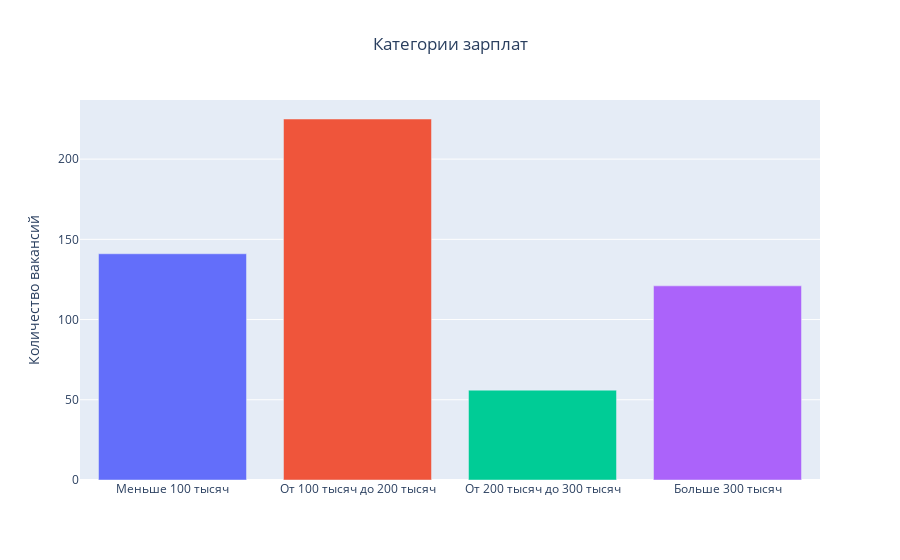

Notebook code for this chart:
### Code cell
fig = px.bar(sal_piv, x=sal_piv.index, y="count",
             title="Категории зарплат", color=sal_piv.index)
fig.update_yaxes(title='Количество вакансий')
fig.update_xaxes(title='')
fig.update_layout(title_x=0.5, showlegend=False)
fig.show()

### Figure 1 — Plotly figure (JSON) as saved in the notebook; plotly's stock layout.template omitted (floating-point values rounded to 4 significant figures)
{"data": [{"alignmentgroup": "True", "hovertemplate": "salary_bin=%{x}<br>count=%{y}<extra></extra>", "legendgroup": "Меньше 100 тысяч", "marker": {"color": "#636efa", "pattern": {"shape": ""}}, "name": "Меньше 100 тысяч", "offsetgroup": "Меньше 100 тысяч", "orientation": "v", "showlegend": true, "textposition": "auto", "type": "bar", "x": ["Меньше 100 тысяч"], "xaxis": "x", "y": [141], "yaxis": "y"}, {"alignmentgroup": "True", "hovertemplate": "salary_bin=%{x}<br>count=%{y}<extra></extra>", "legendgroup": "От 100 тысяч до 200 тысяч", "marker": {"color": "#EF553B", "pattern": {"shape": ""}}, "name": "От 100 тысяч до 200 тысяч", "offsetgroup": "От 100 тысяч до 200 тысяч", "orientation": "v", "showlegend": true, "textposition": "auto", "type": "bar", "x": ["От 100 тысяч до 200 тысяч"], "xaxis": "x", "y": [225], "yaxis": "y"}, {"alignmentgroup": "True", "hovertemplate": "salary_bin=%{x}<br>count=%{y}<extra></extra>", "legendgroup": "От 200 тысяч до 300 тысяч", "marker": {"color": "#00cc96", "pattern": {"shape": ""}}, "name": "От 200 тысяч до 300 тысяч", "offsetgroup": "От 200 тысяч до 300 тысяч", "orientation": "v", "showlegend": true, "textposition": "auto", "type": "bar", "x": ["От 200 тысяч до 300 тысяч"], "xaxis": "x", "y": [56], "yaxis": "y"}, {"alignmentgroup": "True", "hovertemplate": "salary_bin=%{x}<br>count=%{y}<extra></extra>", "legendgroup": "Больше 300 тысяч", "marker": {"color": "#ab63fa", "pattern": {"shape": ""}}, "name": "Больше 300 тысяч", "offsetgroup": "Больше 300 тысяч", "orientation": "v", "showlegend": true, "textposition": "auto", "type": "bar", "x": ["Больше 300 тысяч"], "xaxis": "x", "y": [121], "yaxis": "y"}], "layout": {"barmode": "relative", "legend": {"title": {"text": "salary_bin"}, "tracegroupgap": 0}, "showlegend": false, "title": {"text": "Категории зарплат", "x": 0.5}, "xaxis": {"anchor": "y", "categoryarray": ["Меньше 100 тысяч", "От 100 тысяч до 200 тысяч", "От 200 тысяч до 300 тысяч", "Больше 300 тысяч"], "categoryorder": "array", "domain": [0, 1], "title": {"text": ""}}, "yaxis": {"anchor": "x", "domain": [0, 1], "title": {"text": "Количество вакансий"}}}}
